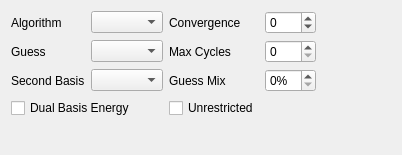
              <widget class="QWidget" name="pageScfControl">
               <property name="geometry">
                <rect>
                 <x>0</x>
                 <y>0</y>
                 <width>402</width>
                 <height>155</height>
                </rect>
               </property>
               <attribute name="label">
                <string>SCF Control</string>
               </attribute>
               <layout class="QVBoxLayout" name="verticalLayout_34">
                <item>
                 <layout class="QGridLayout" name="_8">
                  <item row="1" column="0">
                   <widget class="QLabel" name="label_209">
                    <property name="text">
                     <string>Guess</string>
                    </property>
                    <property name="buddy">
                     <cstring>scf_guess</cstring>
                    </property>
                   </widget>
                  </item>
                  <item row="0" column="0">
                   <widget class="QLabel" name="label_210">
                    <property name="text">
                     <string>Algorithm</string>
                    </property>
                   </widget>
                  </item>
                  <item row="1" column="1">
                   <widget class="QComboBox" name="scf_guess"/>
                  </item>
                  <item row="0" column="1">
                   <widget class="QComboBox" name="scf_algorithm"/>
                  </item>
                  <item row="0" column="2">
                   <widget class="QLabel" name="label_39">
                    <property name="text">
                     <string>Convergence</string>
                    </property>
                   </widget>
                  </item>
                  <item row="0" column="3">
                   <widget class="QSpinBox" name="scf_convergence">
                    <property name="minimum">
                     <number>-1</number>
                    </property>
                    <property name="maximum">
                     <number>20</number>
                    </property>
                   </widget>
                  </item>
                  <item row="1" column="3">
                   <widget class="QSpinBox" name="scf_max_cycles"/>
                  </item>
                  <item row="1" column="2">
                   <widget class="QLabel" name="label_18">
                    <property name="text">
                     <string>Max Cycles</string>
                    </property>
                    <property name="buddy">
                     <cstring>scf_max_cycles</cstring>
                    </property>
                   </widget>
                  </item>
                  <item row="2" column="2">
                   <widget class="QLabel" name="label_scf_guess_mix">
                    <property name="text">
                     <string>Guess Mix</string>
                    </property>
                    <property name="buddy">
                     <cstring>scf_guess_mix</cstring>
                    </property>
                   </widget>
                  </item>
                  <item row="2" column="3">
                   <widget class="QSpinBox" name="scf_guess_mix">
                    <property name="suffix">
                     <string>%</string>
                    </property>
                   </widget>
                  </item>
                  <item row="2" column="0">
                   <widget class="QLabel" name="label_145">
                    <property name="text">
                     <string>Second Basis</string>
                    </property>
                    <property name="buddy">
                     <cstring>basis2</cstring>
                    </property>
                   </widget>
                  </item>
                  <item row="2" column="1">
                   <widget class="QComboBox" name="basis2"/>
                  </item>
                  <item row="3" column="0" colspan="2">
                   <widget class="QCheckBox" name="dual_basis_energy">
                    <property name="text">
                     <string>Dual Basis Energy</string>
                    </property>
                   </widget>
                  </item>
                  <item row="0" column="4">
                   <spacer>
                    <property name="orientation">
                     <enum>Qt::Horizontal</enum>
                    </property>
                    <property name="sizeHint" stdset="0">
                     <size>
                      <width>40</width>
                      <height>20</height>
                     </size>
                    </property>
                   </spacer>
                  </item>
                  <item row="3" column="2">
                   <widget class="QCheckBox" name="unrestricted">
                    <property name="text">
                     <string>Unrestricted</string>
                    </property>
                   </widget>
                  </item>
                 </layout>
                </item>
                <item>
                 <spacer name="verticalSpacer_19">
                  <property name="orientation">
                   <enum>Qt::Vertical</enum>
                  </property>
                  <property name="sizeHint" stdset="0">
                   <size>
                    <width>20</width>
                    <height>3</height>
                   </size>
                  </property>
                 </spacer>
                </item>
               </layout>
              </widget>
